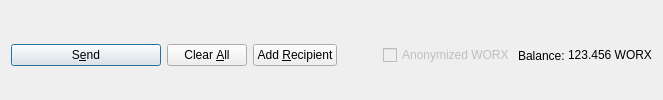
         <widget class="QFrame" name="frame_Send">
          <layout class="QHBoxLayout" name="horizontalLayout">
           <property name="bottomMargin">
            <number>0</number>
           </property>
           <item>
            <widget class="QPushButton" name="sendButton">
             <property name="minimumSize">
              <size>
               <width>150</width>
               <height>0</height>
              </size>
             </property>
             <property name="toolTip">
              <string>Confirm the send action</string>
             </property>
             <property name="text">
              <string>S&amp;end</string>
             </property>
             <property name="icon">
              <iconset resource="../worx.qrc">
               <normaloff>:/icons/send</normaloff>:/icons/send</iconset>
             </property>
             <property name="autoDefault">
              <bool>false</bool>
             </property>
             <property name="default">
              <bool>true</bool>
             </property>
            </widget>
           </item>
           <item>
            <widget class="QPushButton" name="clearButton">
             <property name="sizePolicy">
              <sizepolicy hsizetype="Minimum" vsizetype="Fixed">
               <horstretch>0</horstretch>
               <verstretch>0</verstretch>
              </sizepolicy>
             </property>
             <property name="toolTip">
              <string>Clear all fields of the form.</string>
             </property>
             <property name="text">
              <string>Clear &amp;All</string>
             </property>
             <property name="icon">
              <iconset resource="../worx.qrc">
               <normaloff>:/icons/remove</normaloff>:/icons/remove</iconset>
             </property>
             <property name="autoDefault">
              <bool>false</bool>
             </property>
            </widget>
           </item>
           <item>
            <widget class="QPushButton" name="addButton">
             <property name="toolTip">
              <string>Send to multiple recipients at once</string>
             </property>
             <property name="text">
              <string>Add &amp;Recipient</string>
             </property>
             <property name="icon">
              <iconset resource="../worx.qrc">
               <normaloff>:/icons/add</normaloff>:/icons/add</iconset>
             </property>
             <property name="autoDefault">
              <bool>false</bool>
             </property>
            </widget>
           </item>
           <item>
            <spacer name="horizontalSpacer">
             <property name="orientation">
              <enum>Qt::Horizontal</enum>
             </property>
             <property name="sizeHint" stdset="0">
              <size>
               <width>40</width>
               <height>20</height>
              </size>
             </property>
            </spacer>
           </item>
           <item>
            <layout class="QHBoxLayout" name="horizontalLayout_2">
             <property name="spacing">
              <number>3</number>
             </property>
             <item>
              <widget class="QCheckBox" name="checkzWORX">
               <property name="enabled">
                <bool>false</bool>
               </property>
               <property name="text">
                <string>Anonymized WORX</string>
               </property>
              </widget>
             </item>
             <item>
              <widget class="QLabel" name="label">
               <property name="text">
                <string>Balance:</string>
               </property>
              </widget>
             </item>
             <item>
              <widget class="QLabel" name="labelBalance">
               <property name="sizePolicy">
                <sizepolicy hsizetype="Preferred" vsizetype="Fixed">
                 <horstretch>0</horstretch>
                 <verstretch>0</verstretch>
                </sizepolicy>
               </property>
               <property name="cursor">
                <cursorShape>IBeamCursor</cursorShape>
               </property>
               <property name="text">
                <string notr="true">123.456 WORX</string>
               </property>
               <property name="textInteractionFlags">
                <set>Qt::LinksAccessibleByMouse|Qt::TextSelectableByKeyboard|Qt::TextSelectableByMouse</set>
               </property>
              </widget>
             </item>
            </layout>
           </item>
          </layout>
         </widget>
